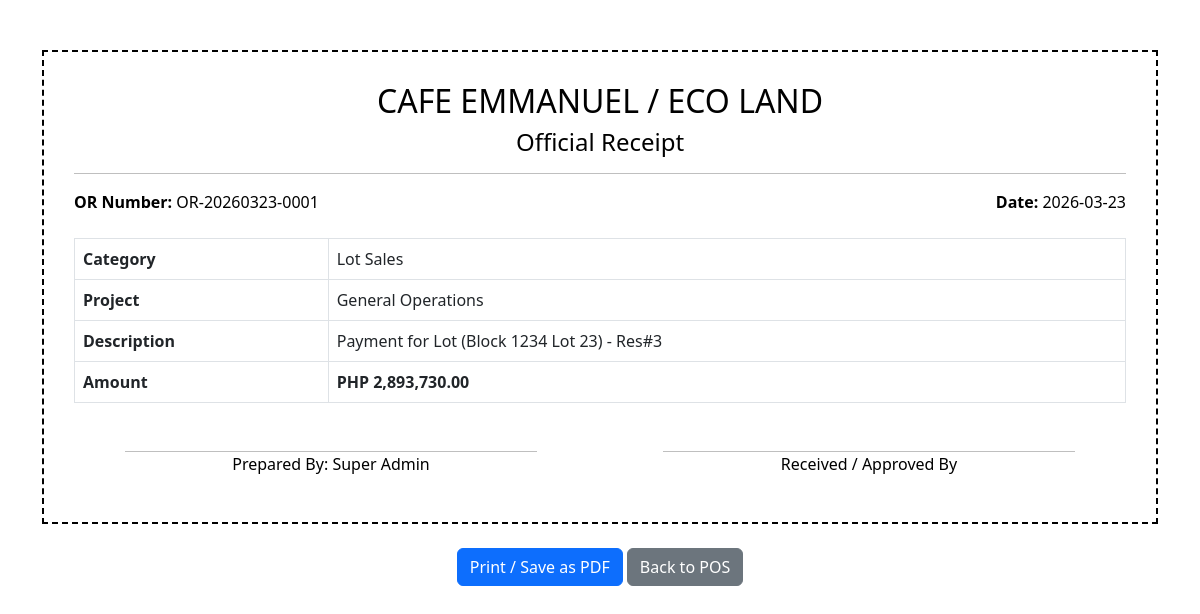
The app's page /voucher.php?or=OR-20260323-0001 (signed in) with its own data.
### tables this page shows
CREATE TABLE `transactions` (
  `id` int(11) NOT NULL,
  `reservation_id` int(11) DEFAULT NULL,
  `or_number` varchar(50) NOT NULL,
  `transaction_date` date NOT NULL,
  `type` enum('INCOME','EXPENSE') NOT NULL,
  `category_id` int(11) NOT NULL,
  `project_id` int(11) NOT NULL,
  `amount` decimal(12,2) NOT NULL,
  `description` text DEFAULT NULL,
  `user_id` int(11) NOT NULL,
  `payee` varchar(150) DEFAULT NULL,
  `bank_name` varchar(100) DEFAULT NULL,
  `check_number` varchar(50) DEFAULT NULL,
  `is_check` tinyint(1) DEFAULT 0,
  `created_at` timestamp NOT NULL DEFAULT current_timestamp()
);

CREATE TABLE `accounting_categories` (
  `id` int(11) NOT NULL,
  `name` varchar(100) NOT NULL,
  `group_name` varchar(50) NOT NULL,
  `type` enum('INCOME','EXPENSE') NOT NULL DEFAULT 'EXPENSE'
);

CREATE TABLE `projects` (
  `id` int(11) NOT NULL,
  `name` varchar(150) NOT NULL,
  `status` enum('ACTIVE','COMPLETED') DEFAULT 'ACTIVE'
);

CREATE TABLE `users` (
  `id` int(11) NOT NULL,
  `fullname` varchar(100) DEFAULT NULL,
  `email` varchar(100) DEFAULT NULL,
  `password` varchar(255) DEFAULT NULL,
  `phone` varchar(20) DEFAULT NULL,
  `role` enum('SUPER ADMIN','ADMIN','MANAGER','AGENT','BUYER') DEFAULT 'BUYER',
  `created_at` timestamp NOT NULL DEFAULT current_timestamp()
);

### voucher.php (the view, shortened to what this page needs)
<?php
require 'config.php';
$or = $_GET['or'];
$query = "SELECT t.*, c.name as category, p.name as project, u.fullname FROM transactions t
          JOIN accounting_categories c ON t.category_id = c.id
          JOIN projects p ON t.project_id = p.id
          JOIN users u ON t.user_id = u.id WHERE t.or_number = ?";
$stmt = $conn->prepare($query);
$stmt->bind_param("s", $or);
$stmt->execute();
$res = $stmt->get_result();
$t = $res->fetch_assoc();
?>
<!DOCTYPE html>
<html lang="en">
<head>
    <link href="https://cdn.jsdelivr.net/npm/bootstrap@5.3.0/dist/css/bootstrap.min.css" rel="stylesheet">
</head>
<body>
<div class="container">
    <div class="voucher-box">
        <h2 class="text-center">CAFE EMMANUEL / ECO LAND</h2>
        <h4 class="text-center">Official <?= $t['type'] == 'EXPENSE' ? 'Payment Voucher' : 'Receipt' ?></h4>
        <hr>
        <div class="row mb-4">
            <div class="col-6"><strong>OR Number:</strong> <?= $t['or_number'] ?></div>
            <div class="col-6 text-end"><strong>Date:</strong> <?= $t['transaction_date'] ?></div>
        </div>
        <table class="table table-bordered">
            <tr><th>Category</th><td><?= $t['category'] ?></td></tr>
            <tr><th>Project</th><td><?= $t['project'] ?></td></tr>
            <tr><th>Description</th><td><?= $t['description'] ?></td></tr>
            <tr><th>Amount</th><td><strong>PHP <?= number_format($t['amount'], 2) ?></strong></td></tr>
        </table>
        <div class="mt-5 row text-center">
            <div class="col-6">
                <hr style="width: 80%; margin:auto;">
                <p>Prepared By: <?= $t['fullname'] ?></p>
            </div>
            <div class="col-6">
                <hr style="width: 80%; margin:auto;">
                <p>Received / Approved By</p>
            </div>
        </div>
    </div>
    <div class="text-center mt-4 no-print">
        <button onclick="window.print()" class="btn btn-primary">Print / Save as PDF</button>
        <a href="pos.php" class="btn btn-secondary">Back to POS</a>
    </div>
</div>
</body>
</html>

### voucher.php (style rules this page uses)
body { background: #fff; color: #000; }
.voucher-box { border: 2px dashed #000; padding: 30px; margin-top: 50px; }

### records on screen
transactions: or_number "OR-20260323-0001", transaction_date "2026-03-23", accounting_categories.name "Lot Sales", project.name "General Operations", description "Payment for Lot (Block 1234 Lot 23) - Res#3", amount "2,893,730.00", user.fullname "Super Admin"
